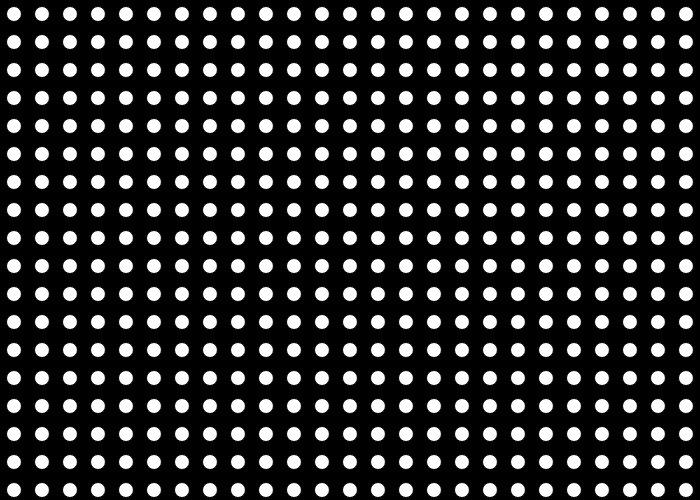
Frame 1 (no input)
Frame 60 (no input): identical to frame 1, image omitted
Frame 120 (the mouse pressed at the canvas centre since frame 60): identical to frame 1, image omitted

The p5.js sketch that drew this single still picture (run headless with seeded random() and noise() and a simulated clock; from frame 60 on, the mouse is pressed at the canvas centre):

// p5.js sketch
// ── sketch.js
var s;
var q=25;
var d=15;

function setup(){
  createCanvas (700,500);

  s=width/q
}

function draw(){ 
  background (0);

  for (var y=0; y<=height; y+=s){
    
    for (var x=0; x<=width; x+=s){
      ellipse (x+s/2,y+s/2,d,d);
    }
  }
}
